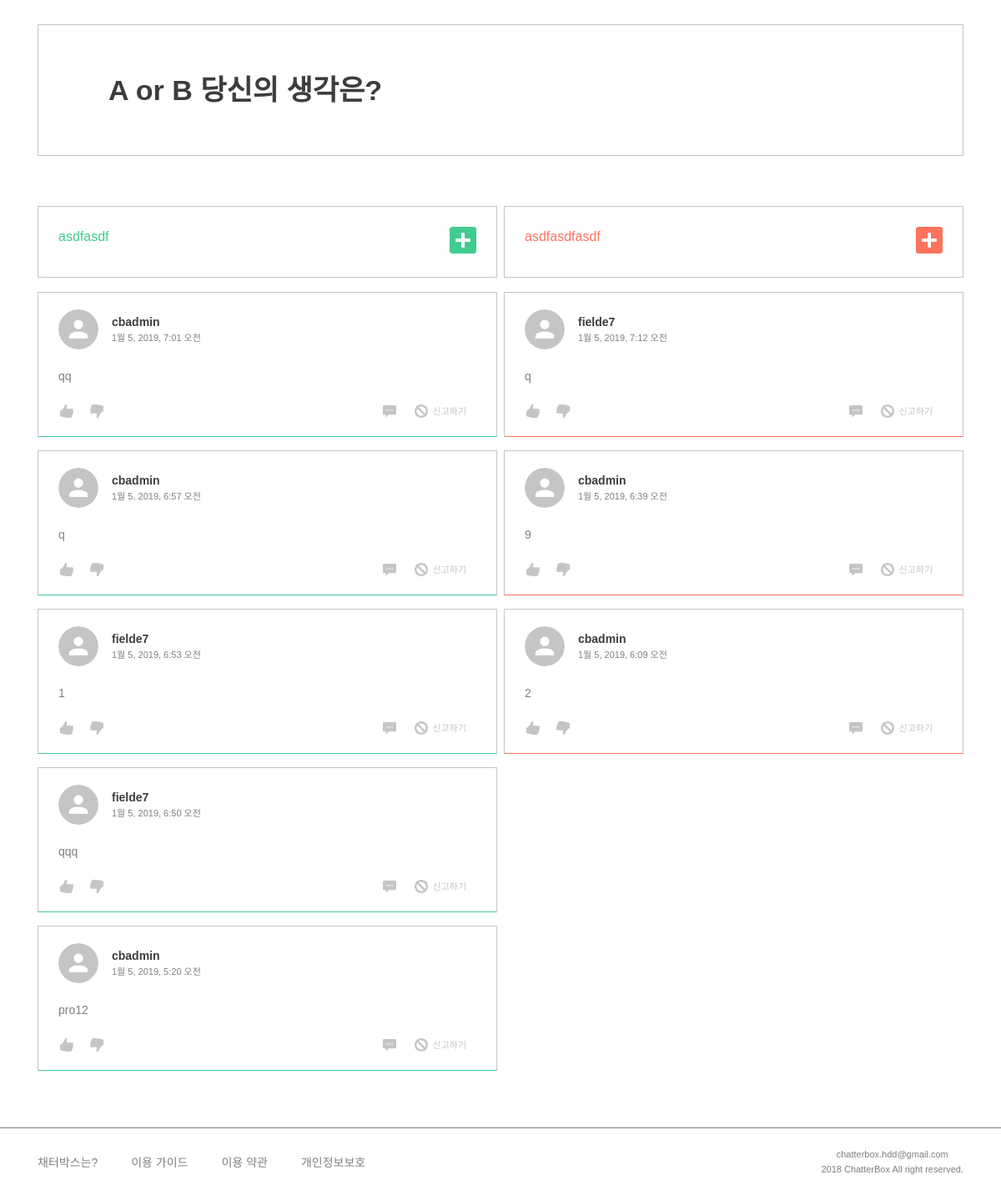
Before: /post/2/ (lower part) with the older database file.
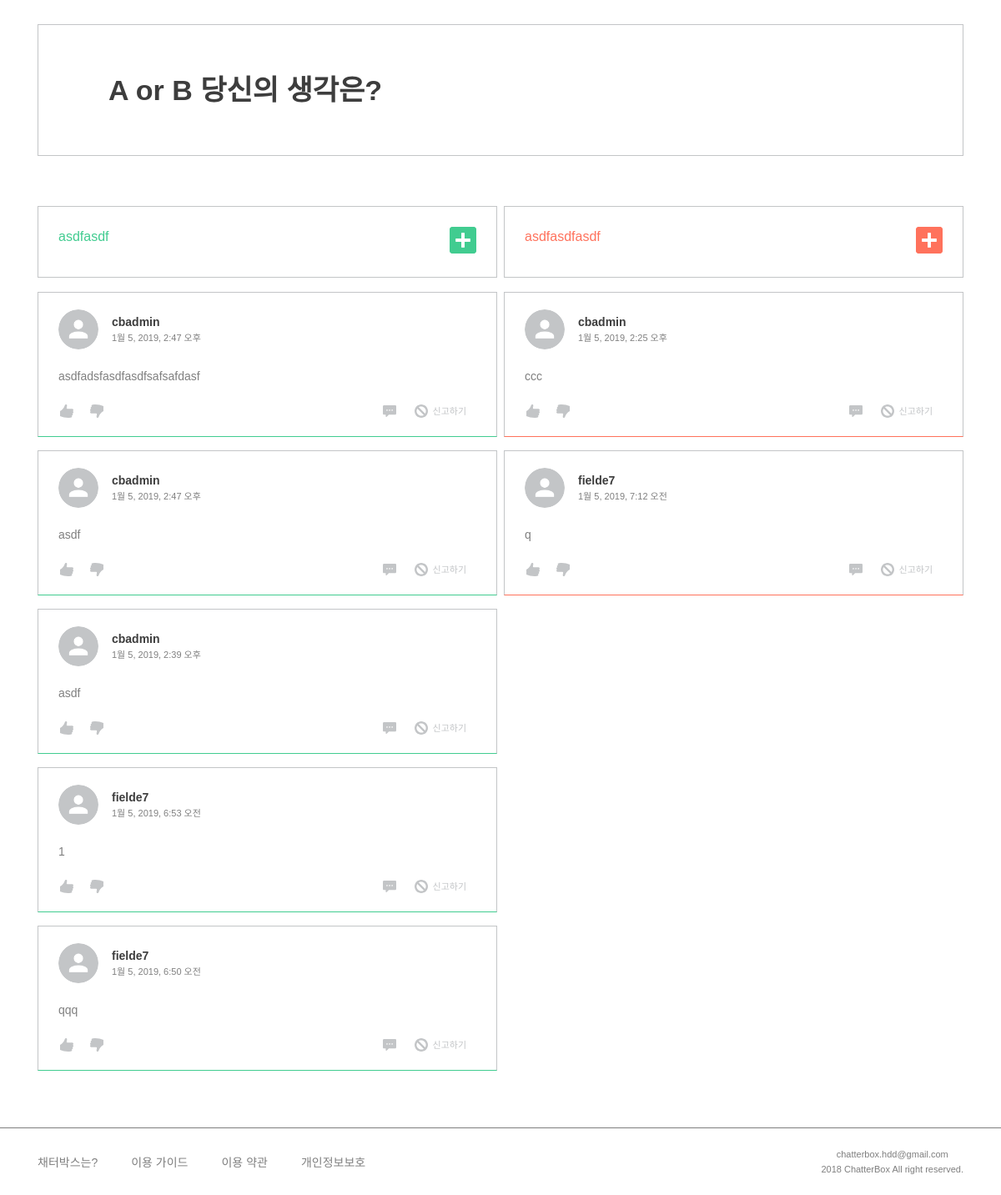
After: the same page with the newer database file.
### comment/models.py (models this page shows, shortened)
class TimeStampedModel(models.Model):
    created_at = models.DateTimeField(auto_now_add=True, null=True)
    updated_at = models.DateTimeField(auto_now=True, null=True)
    class Meta():
        abstract = True

class Comment(TimeStampedModel):
    post = models.ForeignKey(post_models.Post)
    author = models.ForeignKey(settings.AUTH_USER_MODEL)
    content = models.TextField()
    type = models.BooleanField(default=True)

### member/models.py (models this page shows)
class User(AbstractUser):
    GENDER_MALE = 'm'
    GENDER_FEMALE = 'f'
    GENDER_OTHER = 'o'
    CHOICES_GENDER = (
        (GENDER_MALE, '남성'),
        (GENDER_FEMALE, '여성'),
        (GENDER_OTHER, '기타'),
    )
    profile_image = models.ImageField(default='default/user.png', null=True, upload_to='user')
    bio = models.CharField(max_length=160, null=True)
    gender = models.CharField(max_length=1, choices=CHOICES_GENDER)
    like_posts = models.ManyToManyField('post.Post', blank=True, related_name='like_users')
    objects = UserManager()
    def __str__(self):
        return self.username

### post/views.py (the view)
# urls.py: url(r'^(?P<post_pk>\d+)/$', views.post_detail, name='post_detail'),
def post_detail(request, post_pk):
    post = get_object_or_404(Post, pk=post_pk)
    procomments = comment_models.Comment.objects.filter(post=post, type=True).order_by('-created_at')
    concomments = comment_models.Comment.objects.filter(post=post, type=False).order_by('-created_at')
    comment_form = comment_forms.CommentForm()
    comment_comment_form = comment_forms.CommentOnCommentForm()
    report_comment_form = comment_forms.ReportCommentForm()
    post.view_count = post.view_count + 1
    post.save()
    context = {
        'post': post,
        'procomments': procomments,
        'concomments': concomments,
        'comment_form': comment_form,
        'comment_comment_form': comment_comment_form,
        'report_comment_form': report_comment_form,
    }
    return render(request, 'post/post_detail.html', context)

### post/templatetags/post_extras.py (called while the page is built)
@register.filter
def split_tags(value):
    tags = []
    split_comma = value.split(',')
    for tag in split_comma:
        split_space = tag.split(" ")
        for tag in split_space:
            if tag:
                tags.append(tag)
    return tags

### templates/post/post_detail.html (shortened to what this page needs)
{% extends 'base.html' %}
{% load static %}
{% load post_extras %}
{% block customCSS %}
<link rel="stylesheet" href="{% static 'css/post/post_detail.css' %}">
{% endblock %}
{% block content %}
			{% include 'include/share.html' %}
<div class="opinion m60">
	<h2>A or B 당신의 생각은?</h2>
</div>
{% include 'comment/comment_list.html' %}
{% endblock %}

### templates/comment/comment_list.html (shortened to what this page needs)
{% load static %}
{% block customCSS %}
<link rel="stylesheet" href="{% static 'css/post/comments.css' %}">
{% endblock %}
<div class="row comment_title">
    <div class="col-6 pro-title">
        <h5>{{ post.pro_title }}</h5>
        <a data-toggle="collapse" href="#pro-form">
            <img class="add-pro" src="{% static 'img/add-pro.svg' %}" />
        </a>
    </div>
    <div class="col-6 con-title">
        <h5>{{ post.con_title }}</h5>
        <a data-toggle="collapse" href="#con-form">
            <img class="add-con" src="{% static 'img/add-con.svg' %}" />
        </a>
    </div>
</div>
<div class="row comment-wrap m-0">
    <div class="pro-comments col-6">
    </div>
    <div class="con_comments col-6">
    </div>
</div>
<div class="row comment-wrap">
    <ul class="comment-list pro-list col-6">
        {% for comment in procomments.all %}
        <li class="comment">
            {% include 'include/comment.html' %}
        </li>
        {% endfor %}
    </ul>
    <ul class="comment-list con-list col-6">
        {% for comment in concomments.all %}
        <li class="comment">
            {% include 'include/comment.html' %}
        </li>
        {% endfor %}
    </ul>
</div>

### templates/include/comment.html (shortened to what this page needs)
{% load static %}
<div class="comment-header">
    <div class="header-left">
        <img src="{{ comment.author.profile_image.url }}" alt="">
        <h6>{{ comment.author }}<br><span>{{ comment.created_at }}</span></h6>
    </div>
</div>
<h6 id="content-{{ comment.pk }}" class="comment-content">{{ comment.content|linebreaks }}</h6>
<div class="comment-footer">
    <div class="btn-wrap">
        <div class="like-hate">
            <form action="{% url 'comment:comment_like_toggle' comment_pk=comment.pk %}" method="POST">
                <button>
                    {% if comment in user.like_comments.all %}
                    <img src="{% static '/img/like_hate_fill.png' %}" />
                    {% with like_count=comment.like_pro.count %}
                    <p class="count active"> {{ like_count }}</p>
                    {% endwith %}
                    {% else %}
                    <img src="{% static '/img/like_hate_empty.png' %}" />
                    {% endif %}
                </button>
            </form>
        </div>
        <div class="like-hate">
            <form action="{% url 'comment:comment_hate_toggle' comment_pk=comment.pk %}" method="POST">
                <button>
                    {% if comment in user.hate_comments.all %}
                    <img class="hate" src="{% static '/img/like_hate_fill.png' %}" />
                    {% with hate_count=comment.hate_pro.count %}
                    <p class="count active">{{ hate_count }}</p>
                    {% endwith %}
                    {% else %}
                    <img class="hate" src="{% static '/img/like_hate_empty.png' %}" />
                    {% endif %}
                </button>
            </form>
        </div>
    </div>
    <div class="btn-wrap">
        <button>
            <a data-toggle="collapse" href="#pro-action-{{ comment.pk }}">
                <img src="{% static '/img/comment.png' %}" alt="" style="margin-right: 4px;" />
            </a>
        </button>
        <button>
            <a data-toggle="collapse" href="#pro-action-{{ comment.pk }}">
                <img src="{% static '/img/report.png' %}" />
                <span class="count">신고하기</span>
            </a>
        </button>
    </div>
</div>

Changed rows visible on the page:
removed Comment: author.profile_image (placeholder picture), author "cbadmin", created_at "1월 5, 2019, 7:01 오전", content "qq", shown under "asdfasdfasdf"
removed Comment: author.profile_image (placeholder picture), author "cbadmin", created_at "1월 5, 2019, 6:57 오전", content "q", shown under "asdfasdfasdf"
removed Comment: author.profile_image (placeholder picture), author "cbadmin", created_at "1월 5, 2019, 5:20 오전", content "pro12", shown under "asdfasdfasdf"
removed Comment: author.profile_image (placeholder picture), author "cbadmin", created_at "1월 5, 2019, 6:39 오전", content "9"
removed Comment: author.profile_image (placeholder picture), author "cbadmin", created_at "1월 5, 2019, 6:09 오전", content "2"
added Comment: author.profile_image (placeholder picture), author "cbadmin", created_at "1월 5, 2019, 2:47 오후", content "asdfadsfasdfasdfsafsafdasf", shown under "asdfasdfasdf"
added Comment: author.profile_image (placeholder picture), author "cbadmin", created_at "1월 5, 2019, 2:47 오후", content "asdf", shown under "asdfasdfasdf"
added Comment: author.profile_image (placeholder picture), author "cbadmin", created_at "1월 5, 2019, 2:39 오후", content "asdf", shown under "asdfasdfasdf"
added Comment: author.profile_image (placeholder picture), author "cbadmin", created_at "1월 5, 2019, 2:25 오후", content "ccc"
